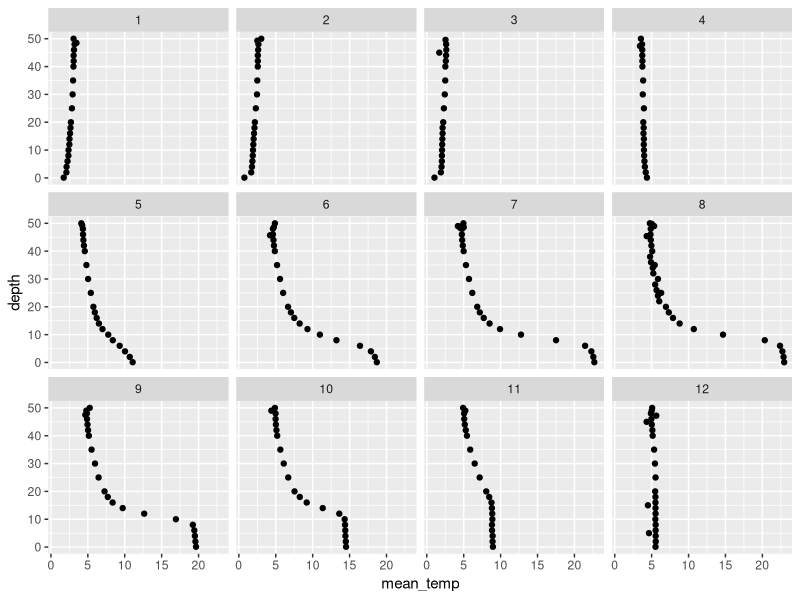

This chart was generated by the following R code:
## ---- chunk 1

## ---- chunk 2
knitr::opts_chunk$set(width = 20)
## ---- chunk 3
# This is a comment.
# We know because it is preceded
# by a hashtag, or 'octothorpe'.

# R ignores comments so you have
# a way to write down what you have
# done or what you are doing.

# This is useful for sharing
# code or just figuring out
# what you did.
## ---- chunk 4
# Add 1 and 1 together
1 + 1
## ---- chunk 5
# Example (run the following lines):
a <- 1
A <- 2

# Are these two things equal?
a == A
## ---- chunk 6
a <- 1
a <- 2

a

## ---- chunk 7
T == TRUE
## ---- chunk 8
a <- 1
a
## ---- chunk 9
a <- c(1, 2, 3, 4, 5) # Make a vector of integers 1-5
print(a) # One way to look at our vector
show(a) # Another way to look at it
a # A third way to look at it
str(a) # Look at the structure, integer class
## ---- chunk 10
# Define the same vector using a sequence
a <- seq(from = 1, to = 5, by = 1)
str(a)
## ---- chunk 11
b <- c("a", "b", "c", "d", "e") # Make a character vector
b # Print it to the console
str(b) # Now it's a character vector
b <- as.factor(b) # But we can change if we want
b
str(b) # Look at the data structure
## ---- chunk 12
# The '==' compares the numeric vector to the factor one
c <- a == b
c
str(c)
## ---- chunk 13
is.na(a) # We can check for missing values
is.finite(a) # We can make sure that all values are finite
!is.na(a) # The exclamation point means 'not'
a == 3 # We can see if specific elements meet a criterion
unique(b) # We can just look at unique values
## ---- chunk 14
# This one just prints it
a[3]

# This one stores it in a new object
f <- a[3]
## ---- chunk 15
b[b == "c"]
which(b == "c")
## ---- chunk 16
a * .5 # Multiplication
a + 100 # Addition
a - 3 # Subtraction
a / 2 # Division
a^2 # Exponentiation
exp(a) # This is the same as 'e to the...'
log(a) # Natural logarithm
log10(a) # Log base 10
## ---- chunk 17
b <- as.character(b)
paste(b, "AAAA", sep = "") # We can append text
paste("AAAA", b, sep = "") # We can do it the other way
paste("AAAA", b, sep = "--") # Add symbols to separate
gsub(pattern = "c", replacement = "AAAA", b) # We can replace text

e <- paste("AAAA", b, sep = "") # Make a new object
e # Print to console
substr(e, start = 5, stop = 5) # We can strip text (or dates, or times, etc.)
## ---- chunk 18
length(a) # A has a length of 5, try it and check it
a # Yup, looks about right
## ---- chunk 19
cbind(a, e)
## ---- chunk 20
matrix(0, nrow = 3, ncol = 4)
## ---- chunk 21
mat <- matrix(seq(1, 12), ncol = 3, nrow = 4)
## ---- chunk 22
ncol(mat) # Number of columns
nrow(mat) # Number of rows
length(mat) # Total number of entries
mat[2, 3] # Value of row 2, column 3
str(mat)
## ---- chunk 23
colnames(mat) <- c("first", "second", "third")
rownames(mat) <- c("This", "is", "a", "matrix")
mat
str(mat) # Take a look to understand
## ---- chunk 24
otsego <- read.csv("data/physical.csv")

## ---- chunk 25
otsego[12, 4]
## ---- chunk 26
otsego[12, "depth"]
## ---- chunk 27
mean(otsego$temp[otsego$depth == 10.0], na.rm = TRUE)
## ---- chunk 28
library(tidyverse)

## ---- chunk 29
otsego <- group_by(otsego, month, depth)
## ---- chunk 30
otsego_summary <- summarize(otsego, mean_temp = mean(temp), sd_temp = sd(temp))
## ---- chunk 31
print(otsego_summary)
## ---- chunk 32
ggplot(otsego_summary, aes(x = mean_temp, y = depth)) +
  geom_point() +
  facet_wrap(~month)
## ---- chunk 33
# Define a function to convert temperature
# in celcius to temperature in farenheit:
cToF <- function(cels) {
  faren <- cels * (9 / 5) + 32
  return(faren)
}
## ---- chunk 34
# Test the function out.
# Here, we create a new variable in the
# otsego dataframe to hold the result
otsego$tempF <- cToF(otsego$temp)
